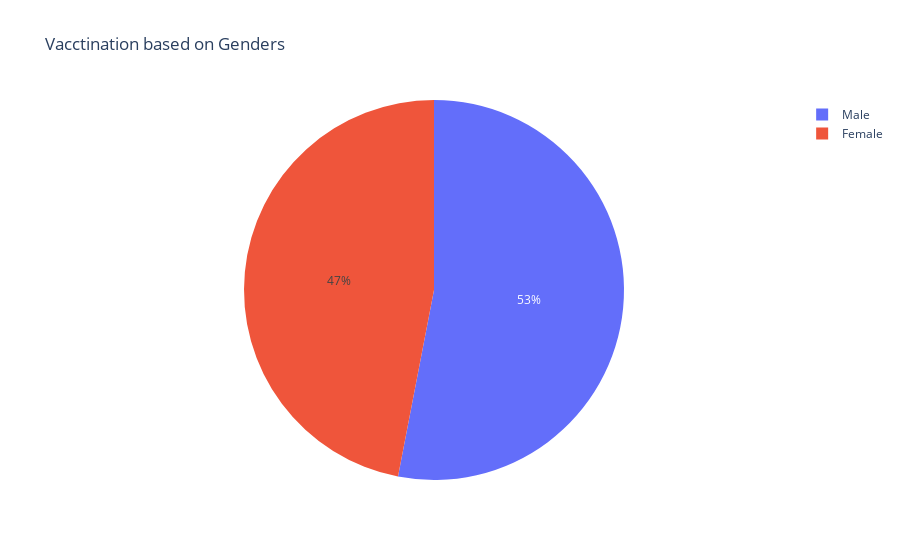

The notebook cell this image was saved under:
### Code cell
#Male vs Female vs Transgender vaccination

male  = vaccination['Male(Individuals Vaccinated)'].sum()
female = vaccination['Female(Individuals Vaccinated)'].sum()
px.pie(names = ['Male', 'Female'], values = [male,female], title = "Vacctination based on Genders")

### Figure 1 — Plotly figure (JSON) as saved in the notebook; plotly's stock layout.template omitted (floating-point values rounded to 4 significant figures)
{"data": [{"domain": {"x": [0, 1], "y": [0, 1]}, "hovertemplate": "label=%{label}<br>value=%{value}<extra></extra>", "labels": ["Male", "Female"], "legendgroup": "", "name": "", "showlegend": true, "type": "pie", "values": [7138698858, 6321628736]}], "layout": {"legend": {"tracegroupgap": 0}, "title": {"text": "Vacctination based on Genders"}}}
